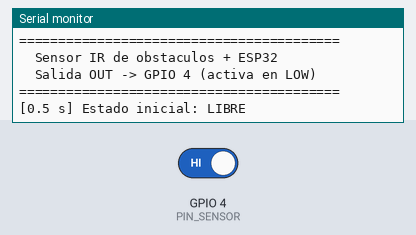
Bench run of a sketch on a simulated ESP32. Shown: the last lines printed to the serial monitor. The test bench sets the inputs (shaded band); at power-on: GPIO 4 (PIN_SENSOR) HIGH.

Above: at 1.7 s.
1.8 s: GPIO 4 (PIN_SENSOR) driven LOW
At 3.5 s:
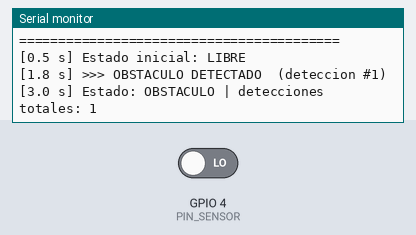
4.5 s: GPIO 4 (PIN_SENSOR) driven HIGH
At 5.7 s:
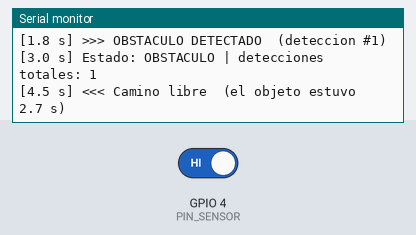

The sketch:

sensor_infrarrojo.ino
```cpp
/*
  Proyecto: Sensor infrarrojo de obstaculos con ESP32
  Curso:    Robotica
  Objetivo: detectar objetos frente al sensor y mostrarlo en el Monitor Serie.

  Conexiones (ESP32 DevKit USB-C, chip CP2102):
    Sensor VCC -> ESP32 3V3
    Sensor GND -> ESP32 GND
    Sensor OUT -> ESP32 D4 (GPIO 4)

  El modulo trae un LED emisor IR (transparente) y un receptor (negro).
  Cuando un objeto refleja la luz IR, el comparador LM393 pone OUT en LOW.
  La distancia de deteccion se ajusta con el potenciometro azul.
  Nota: la luz solar directa contiene IR y puede provocar falsas detecciones.

  Consola: 115200 baudios.
*/

const int PIN_SENSOR = 4;
const unsigned long PERIODO_MS = 50;        // lectura del sensor cada 50 ms
const unsigned long REPORTE_MS = 3000;      // linea de estado cada 3 s

bool hayObstaculoAntes = false;
unsigned long detecciones = 0;
unsigned long inicioObstaculo = 0;          // momento en que aparecio el objeto
unsigned long ultimoReporte = 0;

bool leerSensor() {
  return digitalRead(PIN_SENSOR) == LOW;    // salida activa en bajo
}

void imprimirTiempo() {
  Serial.print("[");
  Serial.print(millis() / 1000.0, 1);
  Serial.print(" s] ");
}

void setup() {
  Serial.begin(115200);
  pinMode(PIN_SENSOR, INPUT);
  delay(500);

  Serial.println();
  Serial.println("=========================================");
  Serial.println("  Sensor IR de obstaculos + ESP32");
  Serial.println("  Salida OUT -> GPIO 4 (activa en LOW)");
  Serial.println("=========================================");

  hayObstaculoAntes = leerSensor();
  imprimirTiempo();
  Serial.print("Estado inicial: ");
  Serial.println(hayObstaculoAntes ? "OBSTACULO" : "LIBRE");
}

void loop() {
  bool hayObstaculo = leerSensor();

  // evento: el estado cambio
  if (hayObstaculo != hayObstaculoAntes) {
    imprimirTiempo();
    if (hayObstaculo) {
      detecciones++;
      inicioObstaculo = millis();
      Serial.print(">>> OBSTACULO DETECTADO  (deteccion #");
      Serial.print(detecciones);
      Serial.println(")");
    } else {
      Serial.print("<<< Camino libre  (el objeto estuvo ");
      Serial.print((millis() - inicioObstaculo) / 1000.0, 1);
      Serial.println(" s)");
    }
    hayObstaculoAntes = hayObstaculo;
  }

  // reporte periodico del estado
  if (millis() - ultimoReporte >= REPORTE_MS) {
    ultimoReporte = millis();
    imprimirTiempo();
    Serial.print("Estado: ");
    Serial.print(hayObstaculo ? "OBSTACULO" : "LIBRE    ");
    Serial.print(" | detecciones totales: ");
    Serial.println(detecciones);
  }

  delay(PERIODO_MS);
}
```

Measured:
- after the input at 1.8 s, the serial monitor: prints a new line at once (image 1)
- after the input at 4.5 s, the serial monitor: prints a new line at once (image 2)
